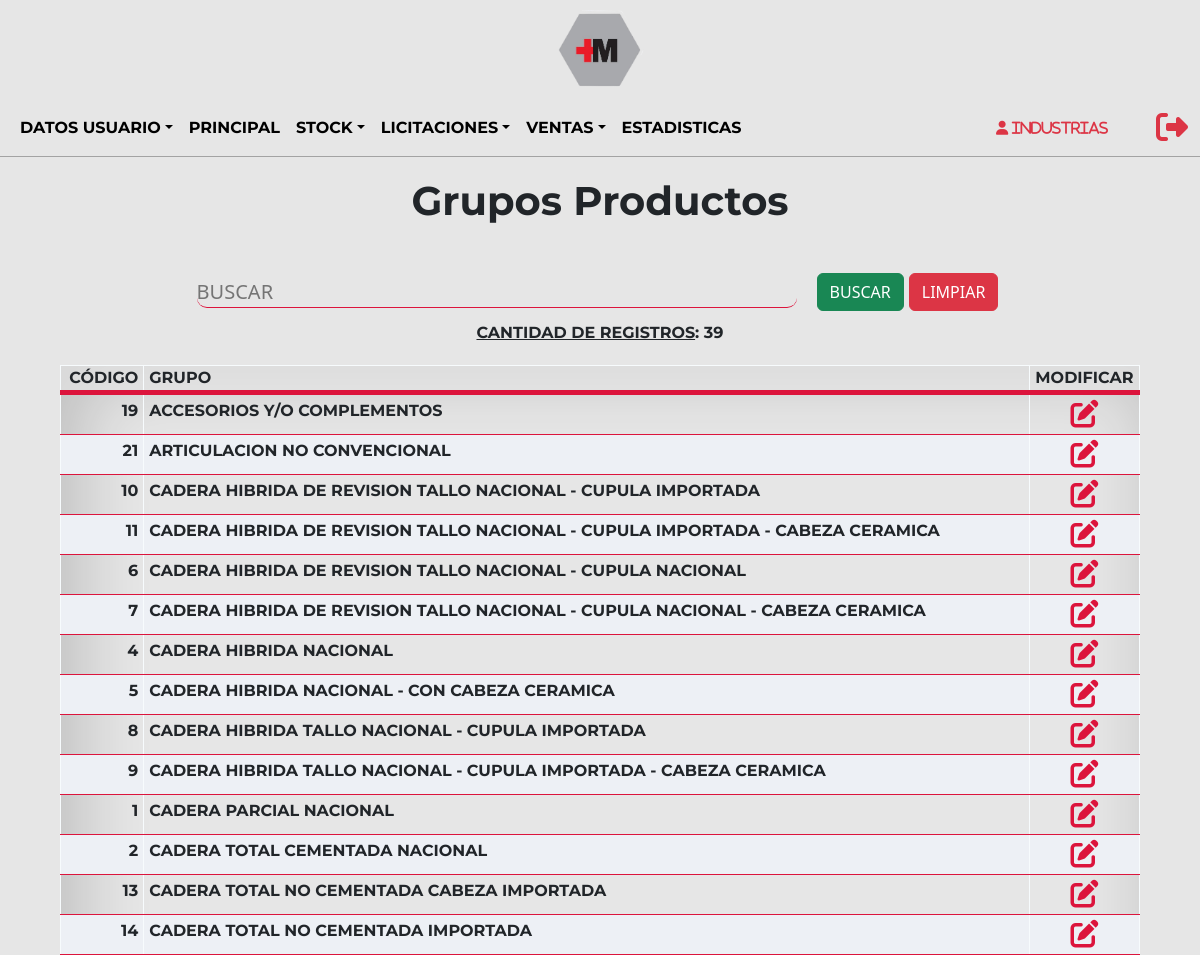
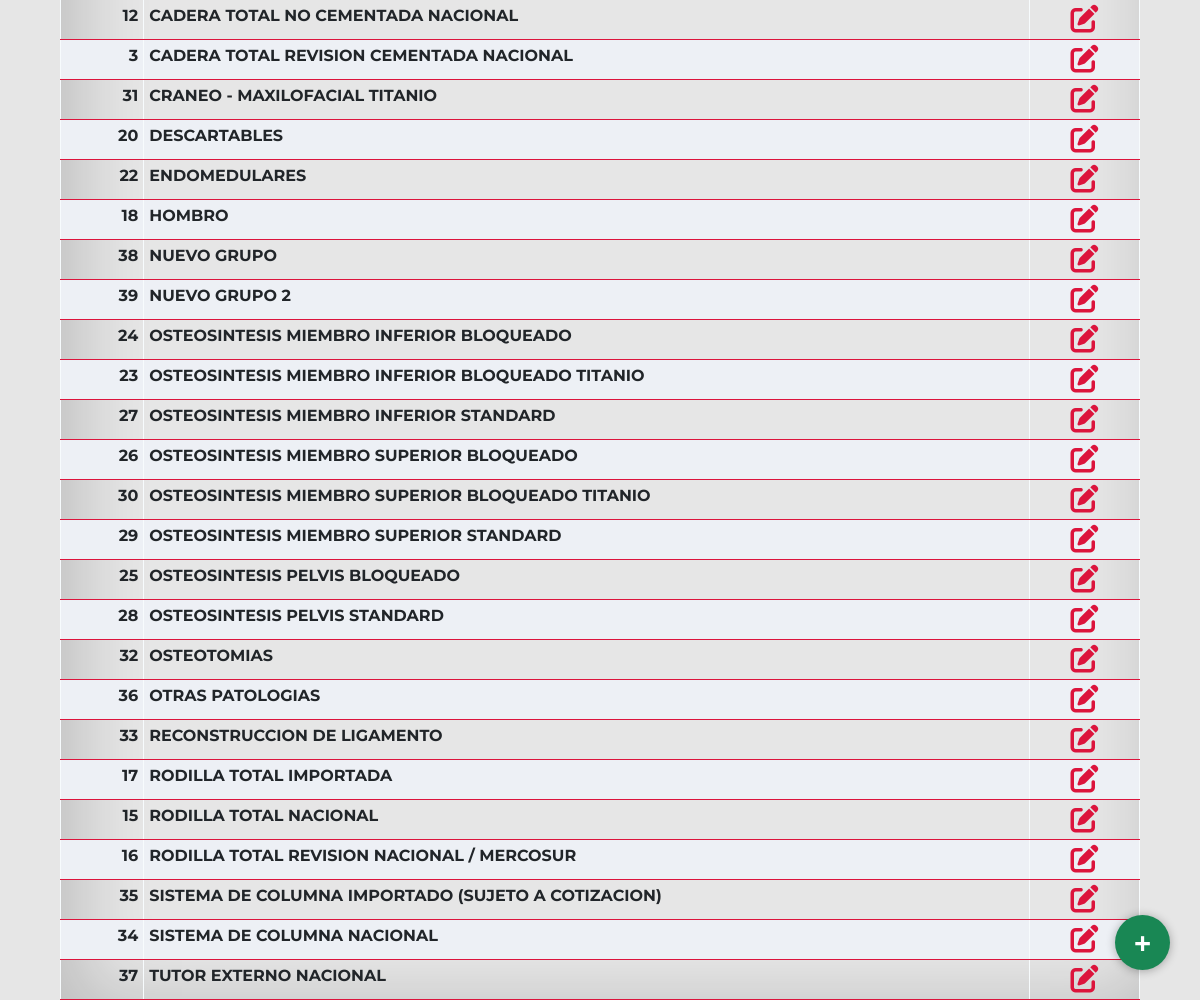
/Sistema/Stock/gruposProductos.php?agregado (signed in), run on the app's committed database (2 pictures, top to bottom).
### tables this page shows
CREATE TABLE `usuario` (
  `idUsuario` int(3) NOT NULL,
  `usuario` text NOT NULL,
  `contraseña` varchar(60) NOT NULL,
  `idRol` int(2) NOT NULL,
  `idTipoUsuario` int(10) NOT NULL,
  `nombre` varchar(100) NOT NULL,
  `correo` varchar(100) NOT NULL,
  `direccion` varchar(100) NOT NULL,
  `idEstadoUsuario` int(2) NOT NULL
);

CREATE TABLE `grupoproducto` (
  `idGrupoProducto` int(5) NOT NULL,
  `grupoProducto` varchar(200) NOT NULL
);

### Sistema/Stock/gruposProductos.php (the view, shortened to what this page needs)
<?php
include('../../Utils/conexion.php');
$iduser = $_SESSION['usuario'];
$sql = "SELECT idUsuario, usuario, idRol FROM usuario WHERE usuario='$iduser'";
$resultado = $datos_base->query($sql);
$row = $resultado->fetch_assoc();
$nom = $row['usuario'];
$idRol = $row['idRol'];
?>
<!DOCTYPE html>
<html lang="en">
<head>
    <link href="https://cdn.jsdelivr.net/npm/bootstrap@5.2.0-beta1/dist/css/bootstrap.min.css" rel="stylesheet">
    <link rel="stylesheet" type="text/css" href="../../Css/estilos.css"/>
</head>
<body>
    <?php include('../Layouts/stockHeader.php'); ?>
    <main>
        <section class="ini">
            <div class="ini-tit">
                <h1>Grupos Productos</h1>
            </div>
            <div class="container">
                <form method="POST" action="./gruposProductos.php">
                    <div class="form-grilla">
                        <div class="form-grilla-busc">
                            <input type="text" style="text-transform:uppercase;" name="buscar"  placeholder="Buscar" class="busc">
                        </div>
                        <div class="form-grilla-but">
                            <input class="btn btn-success" type="submit" name="btn2" value="BUSCAR"></input>
                            <input class="btn btn-danger" type="submit" name="btn1" value="LIMPIAR"></input>
                        </div>
                    </div>
                </form>
                <div class="agregar">
                    <a href="./agregarGrupo.php" class="nuevo" data-bs-toggle="tooltip" title="Nuevo grupo" data-bs-placement="left">+</a>
                </div>
            </div>
             <?php
                    echo "<table>
                            <thead>
                                <tr>
                                    <th><p style='text-align:right; margin-right: 5px;'>CÓDIGO</p></th>
                                    <th><p style='text-align:left; margin-left: 5px;'>GRUPO</p></th>
                                    <th><p>MODIFICAR</p></th>
                                </tr>
                            </thead>
                        ";
                        if(isset($_POST['btn2']))
                                {
                                    $cantidad = 0;
                                    $doc = $_POST['buscar'];
                                    $consulta=mysqli_query($datos_base, "SELECT * FROM grupoproducto
                                    WHERE idGrupoProducto LIKE '%$doc%' OR grupoProducto LIKE '%$doc%'
                                    ORDER BY grupoProducto  ASC");
                                    while($listar = mysqli_fetch_array($consulta))
                                    {
                                        $cantidad++;
                                        echo
                                        "
                                        <tr>
                                        <td><h4 style='font-size:16px; text-align: right; margin-right: 5px; '>".$listar['idGrupoProducto']."</h4 ></td>
                                        <td><h4 style='font-size:16px; text-align:left; margin-left: 5px;text-transform:uppercase'>".$listar['grupoProducto']."</h4 ></td>
                                        <td class='text-center text-nowrap'><a class='btn btn-sm' href=./modificarGrupo.php?no=".$listar['idGrupoProducto']." class=mod><i class='fa-solid fa-pen-to-square fa-2x'></i></a></td>
                                        </tr>
                                        ";
                                    }
                                }
                                else{
                                $cantidad = 0;
                                $consulta=mysqli_query($datos_base, "SELECT * FROM grupoproducto
                                ORDER BY grupoProducto  ASC");
                                    while($listar = mysqli_fetch_array($consulta))
                                    {
                                        $cantidad++;
                                        echo
                                        "
                                            <tr>
                                            <td><h4 style='font-size:16px; text-align: right; margin-right: 5px; '>".$listar['idGrupoProducto']."</h4 ></td>
                                            <td><h4 style='font-size:16px; text-align:left; margin-left: 5px;text-transform:uppercase'>".$listar['grupoProducto']."</h4 ></td>
                                            <td class='text-center text-nowrap'><a class='btn btn-sm' href=./modificarGrupo.php?no=".$listar['idGrupoProducto']." class=mod><i class='fa-solid fa-pen-to-square fa-2x'></i></a></td>
                                            </tr>
                                        ";
                                    }
                                }
                                echo "<div style='margin-top:10px;'><p style='text-transform: uppercase;'><u>Cantidad de registros</u>: ".$cantidad."</p></div>";
                                echo"
                            </table>";
                                    ?>
        </section>
    </main>
</body>
</html>

### Sistema/Layouts/stockHeader.php (shortened to what this page needs)
    <div class="cont-img">
        <a href="../principal.php" class="imagenb">
            <img src="../../Imagenes/c-titulo.png" alt="logo">
         </a>
    </div>
    <header class="hea-pri">
    <nav class="navbar navbar-expand-lg navbar-light">
        <div class="container-fluid navpri">
            <div class="collapse navbar-collapse" id="navbarNav">
                <ul class="navbar-nav">
                <li class="nav-item dropdown">
                        <a href="#" class="nav-link dropdown-toggle variacion" id="navbarDropdown" role="button" data-bs-toggle="dropdown" aria-expanded="false">Datos usuario</a>
                            <?php
                                $rolgerente = 1;
                                $roladmin = 2;
                                $roldeposito = 3;
                                $rolventas = 4;
                                $rolobra = 5;
                                $rolproveedor = 6;
                            ?>
                    </li>
                    <li class="nav-item">
                        <a href="../principal.php" class="nav-link variacion" aria-current="page">Principal</a>
                    </li>
                    <?php
                        if($idRol == $rolgerente OR $idRol == $roldeposito){
                    ?>
                    <li class="nav-item dropdown">
                        <a href="#" class="nav-link dropdown-toggle variacion" id="navbarDropdown" role="button" data-bs-toggle="dropdown" aria-expanded="false">Stock</a>
                    </li>
                    <?php
                        }
                    ?>
                    <?php
                        if($idRol == $rolgerente OR $idRol == $roladmin OR $idRol == $rolventas OR $idRol == $rolproveedor){
                    ?>
                    <li class="nav-item dropdown">
                        <a href="#" class="nav-link dropdown-toggle variacion" id="navbarDropdown" role="button" data-bs-toggle="dropdown" aria-expanded="false">Licitaciones</a>
                    </li>
                    <?php
                        }
                    ?>
                    <?php
                        if($idRol == $rolgerente OR $idRol == $roladmin OR $idRol == $rolobra){
                    ?>
                    <li class="nav-item dropdown">
                        <?php
                        if($idRol != $rolobra){?>
                        <a href="#" class="nav-link dropdown-toggle variacion" id="navbarDropdown" role="button" data-bs-toggle="dropdown" aria-expanded="false">VENTAS</a>
                        <?php }else{?>
                        <a href="#" class="nav-link dropdown-toggle variacion" id="navbarDropdown" role="button" data-bs-toggle="dropdown" aria-expanded="false">COMPRAS</a>
                        <?php }?>
                    </li>
                    <?php
                        }
                    ?>
                    <?php
                        if($idRol == $rolgerente OR $idRol == $roladmin){
                    ?>
                    <li class="nav-item">
                        <a href="../estadisticas.php" class="nav-link variacion" aria-current="page">Estadisticas</a>
                    </li>
                    <?php
                        }
                    ?>
                </ul>
            </div>
            <div class="not-exit">
                    <div class="not-exit-name">
                        <p><i class="fa-solid fa-user" style="color: #dc3545;">&nbsp<?php echo $nom;?></i></p>
                    </div>
                   <div class="not-exit-exit">
                       <a href="../../Utils/salir.php">
                            <i class="fa-solid fa-right-from-bracket fa-2x" style="color: #dc3545;"></i>
                        </a>
                   </div>
                </div>
        </div>
    </nav>
</header>

### Css/estilos.css (style rules this page uses)
* { margin: 0; padding: 0; box-sizing: border-box; scroll-behavior: smooth; }
html, body { background-color: #e6e6e6; height: 100%; margin: 0; display: flex; flex-direction: column; }
nav { font-family: 'Montserrat', sans-serif; }
h1, h2 { cursor: default; }
h1, h3, h4, h5, p { font-family: 'Montserrat', sans-serif; font-weight: bold; }
.hea-pri { border-bottom: 1px solid #a3a3a3; }
.variacion { text-decoration: none; background-image: linear-gradient(crimson, crimson); background-position: 0% 100%; background-repeat: no-repeat; background-size: 0% 2px; transition: background-size .4s; color: black; font-size: 16px; text-transform: uppercase; font-weight: bold; }
i { color: crimson; }
li { list-style: none; }
.cont-img { display: flex; justify-content: center; }
.imagenb { width: 100px; height: 100px; display: flex; justify-content: center; align-items: center; }
.imagenb img { width: 100%; }
.navpri { display: flex; justify-content: space-evenly; }
.not-exit { width: auto; display: flex; justify-content: center; align-items: center; flex-direction: row; gap: 5px; }
.ini { height: auto; display: flex; justify-content: center; align-items: center; flex-direction: column; }
.ini-tit { margin-top: 20px; margin-bottom: 40px; display: flex; justify-content: center; align-items: center; flex-direction: column; }
.form-grilla { display: flex; justify-content: center; flex-direction: row; }
.form-grilla-busc { display: flex; justify-content: center; align-items: center; }
.form-grilla-but { display: flex; justify-content: center; align-items: center; gap: 5px; }
.busc { min-width: 600px; margin-right: 20px; border-radius: 10px; font-size: 20px; background-color: transparent; border: none; border-bottom: 1px solid crimson; outline: none; }
.agregar a { text-decoration: none; }
.nuevo { position: fixed; width: 55px; height: 55px; line-height: 55px; bottom: 30px; right: 30px; background: #198754; color: #fff; border-radius: 50px; text-align: center; font-size: 30px; box-shadow: 0px 1px 10px rgba(0, 0, 0, 0.3); z-index: 100; font-weight: bold; }
table { margin-top: 20px; background-color: #dbe5e9; border-collapse: collapse; width: 90%; background-color: rgba(230, 230, 230, 0.65); box-shadow: 15px 6px 72px 4px rgba(0, 0, 0, 0.18) inset; -webkit-box-shadow: 15px 6px 72px 4px rgba(0, 0, 0, 0.18) inset; -moz-box-shadow: 15px 6px 72px 4px rgba(0, 0, 0, 0.18) inset; }
th, td { text-align: center; border: solid 1px #f7fbfd; border-bottom: solid 1px crimson; font-weight: bold; }
thead { background-color: rgba(230, 230, 230, 0.65); border-bottom: solid 5px crimson; width: 100%; }
tr:nth-child(even) { background-color: #edf0f5; }
.not-exit { min-width: 200px; height: 40px; display: flex; justify-content: center; align-items: center; gap: 40px; }
.not-exit-name { width: 100%; height: auto; cursor: default; display: flex; justify-content: center; align-items: center; font-size: 14px; }
.not-exit-exit { display: flex; justify-content: center; align-items: center; }
p { margin-bottom: 0rem; }

### data on the page
usuario: usuario "Industrias"
grupoproducto: idGrupoProducto "19", grupoProducto "ACCESORIOS Y/O COMPLEMENTOS"
grupoproducto: idGrupoProducto "21", grupoProducto "ARTICULACION NO CONVENCIONAL"
grupoproducto: idGrupoProducto "10", grupoProducto "CADERA HIBRIDA DE REVISION TALLO NACIONAL - CUPULA IMPORTADA"
grupoproducto: idGrupoProducto "11", grupoProducto "CADERA HIBRIDA DE REVISION TALLO NACIONAL - CUPULA IMPORTADA - CABEZA CERAMICA"
grupoproducto: idGrupoProducto "6", grupoProducto "CADERA HIBRIDA DE REVISION TALLO NACIONAL - CUPULA NACIONAL"
grupoproducto: idGrupoProducto "7", grupoProducto "CADERA HIBRIDA DE REVISION TALLO NACIONAL - CUPULA NACIONAL - CABEZA CERAMICA"
grupoproducto: idGrupoProducto "4", grupoProducto "CADERA HIBRIDA NACIONAL"
grupoproducto: idGrupoProducto "5", grupoProducto "CADERA HIBRIDA NACIONAL - CON CABEZA CERAMICA"
grupoproducto: idGrupoProducto "8", grupoProducto "CADERA HIBRIDA TALLO NACIONAL - CUPULA IMPORTADA"
grupoproducto: idGrupoProducto "9", grupoProducto "CADERA HIBRIDA TALLO NACIONAL - CUPULA IMPORTADA - CABEZA CERAMICA"
grupoproducto: idGrupoProducto "1", grupoProducto "CADERA PARCIAL NACIONAL"
grupoproducto: idGrupoProducto "2", grupoProducto "CADERA TOTAL CEMENTADA NACIONAL"
grupoproducto: idGrupoProducto "13", grupoProducto "CADERA TOTAL NO CEMENTADA CABEZA IMPORTADA"
grupoproducto: idGrupoProducto "14", grupoProducto "CADERA TOTAL NO CEMENTADA IMPORTADA"
grupoproducto: idGrupoProducto "12", grupoProducto "CADERA TOTAL NO CEMENTADA NACIONAL"
grupoproducto: idGrupoProducto "3", grupoProducto "CADERA TOTAL REVISION CEMENTADA NACIONAL"
grupoproducto: idGrupoProducto "31", grupoProducto "CRANEO - MAXILOFACIAL TITANIO"
grupoproducto: idGrupoProducto "20", grupoProducto "DESCARTABLES"
grupoproducto: idGrupoProducto "22", grupoProducto "ENDOMEDULARES"
grupoproducto: idGrupoProducto "18", grupoProducto "HOMBRO"
grupoproducto: idGrupoProducto "38", grupoProducto "NUEVO GRUPO"
grupoproducto: idGrupoProducto "39", grupoProducto "NUEVO GRUPO 2"
grupoproducto: idGrupoProducto "24", grupoProducto "OSTEOSINTESIS MIEMBRO INFERIOR BLOQUEADO"
grupoproducto: idGrupoProducto "23", grupoProducto "OSTEOSINTESIS MIEMBRO INFERIOR BLOQUEADO TITANIO"
grupoproducto: idGrupoProducto "27", grupoProducto "OSTEOSINTESIS MIEMBRO INFERIOR STANDARD"
grupoproducto: idGrupoProducto "26", grupoProducto "OSTEOSINTESIS MIEMBRO SUPERIOR BLOQUEADO"
grupoproducto: idGrupoProducto "30", grupoProducto "OSTEOSINTESIS MIEMBRO SUPERIOR BLOQUEADO TITANIO"
grupoproducto: idGrupoProducto "29", grupoProducto "OSTEOSINTESIS MIEMBRO SUPERIOR STANDARD"
grupoproducto: idGrupoProducto "25", grupoProducto "OSTEOSINTESIS PELVIS BLOQUEADO"
grupoproducto: idGrupoProducto "28", grupoProducto "OSTEOSINTESIS PELVIS STANDARD"
grupoproducto: idGrupoProducto "32", grupoProducto "OSTEOTOMIAS"
grupoproducto: idGrupoProducto "36", grupoProducto "OTRAS PATOLOGIAS"
grupoproducto: idGrupoProducto "33", grupoProducto "RECONSTRUCCION DE LIGAMENTO"
grupoproducto: idGrupoProducto "17", grupoProducto "RODILLA TOTAL IMPORTADA"
grupoproducto: idGrupoProducto "15", grupoProducto "RODILLA TOTAL NACIONAL"
grupoproducto: idGrupoProducto "16", grupoProducto "RODILLA TOTAL REVISION NACIONAL / MERCOSUR"
grupoproducto: idGrupoProducto "35", grupoProducto "SISTEMA DE COLUMNA IMPORTADO (SUJETO A COTIZACION)"
grupoproducto: idGrupoProducto "34", grupoProducto "SISTEMA DE COLUMNA NACIONAL"
grupoproducto: idGrupoProducto "37", grupoProducto "TUTOR EXTERNO NACIONAL"

### other printed values
$cantidad "39"
